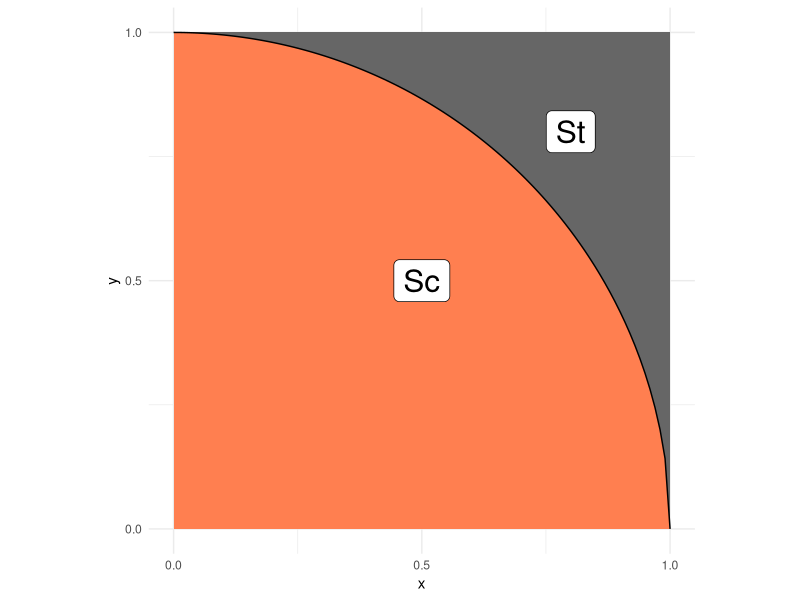
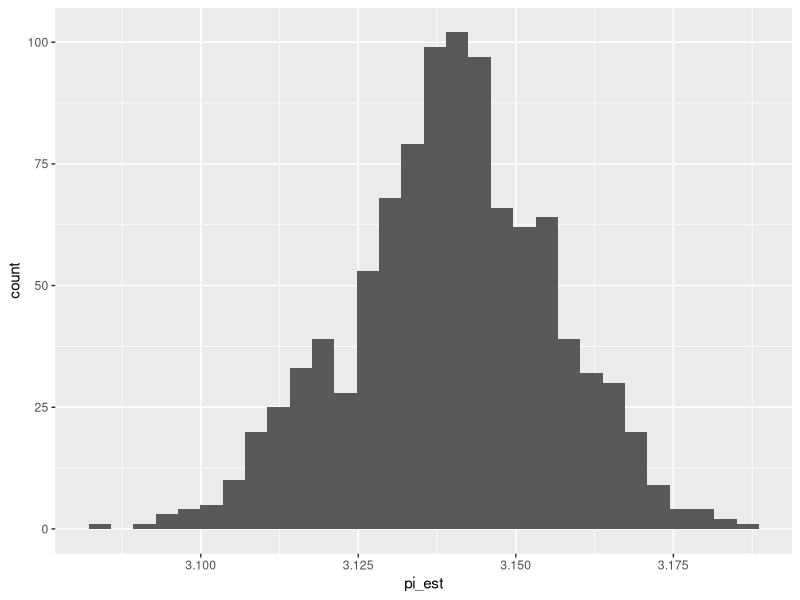

Write the R code that produced these figures, in order.
## ---- chunk 1
library(tidyverse)
library(rsample)
## ---- chunk 2
## NOTE: No need to edit; this visual helps explain the pi estimation scheme
tibble(x = seq(0, 1, length.out = 100)) %>%
  mutate(y = sqrt(1 - x^2)) %>%

  ggplot(aes(x, y)) +
  annotate(
    "rect",
    xmin = 0, ymin = 0, xmax = 1, ymax = 1,
    fill = "grey40",
    size = 1
  ) +
  geom_ribbon(aes(ymin = 0, ymax = y), fill = "coral") +
  geom_line() +
  annotate(
    "label",
    x = 0.5, y = 0.5, label = "Sc",
    size = 8
  ) +
  annotate(
    "label",
    x = 0.8, y = 0.8, label = "St",
    size = 8
  ) +
  scale_x_continuous(breaks = c(0, 1/2, 1)) +
  scale_y_continuous(breaks = c(0, 1/2, 1)) +
  theme_minimal() +
  coord_fixed()
## ---- chunk 3
## TASK: Choose a sample size and generate samples
# set a seed so the same points are drawn every time the report is knit
set.seed(101)
n <- 10000 # Choose a sample size
df_q1 <-
  tibble(
    x = runif(n),
    y = runif(n)
  )
## ---- chunk 4
## NOTE: Do not edit this code
# Correct sample size
assertthat::assert_that(
  dim(df_q1) %>% 
    .[[1]] == n,
  msg = "The sample size should be `n`"
)
# Correct column names
assertthat::assert_that(
  setequal(names(df_q1), c("x", "y")),
  msg = "df_q1 must include the columns `x` and `y`"
)
print("Good")
## ---- chunk 5
## TASK: Finish implementing this function
stat <- function(x, y) {
  # 4 if the point is inside or on the quarter circle and 0 if it is outside
  4 * (x^2 + y^2 <= 1)
}
## ---- chunk 6
## TASK: Finish writing these assert statements

# Check the value for points *inside* the circle
assertthat::assert_that(
  tibble(x = 0.5, y = 0.5) %>% # Pick a point *inside* the circle
    mutate(stat = stat(x, y)) %>%
    pull(stat) %>%
    .[[1]] ==
    4, # Write the correct value of stat() here
  msg = "Incorrect value when a point is inside the circle"
)

# Check the value for points *outside* the circle
assertthat::assert_that(
  tibble(x = 0.9, y = 0.9) %>% # Pick a point *outside* the circle
    mutate(stat = stat(x, y)) %>%
    pull(stat) %>%
    .[[1]] ==
    0, # Write the correct value of stat() here
  msg = "Incorrect value when a point is outside the circle"
)
print("Your assertions passed, but make sure they're checking the right thing!")
## ---- chunk 7
## TASK: Estimate pi using your data from q1
df_q3 <-
  df_q1 %>%
  summarize(pi_est = mean(stat(x, y)))

df_q3
## ---- chunk 8
## NOTE: Do not edit this code
# Correct sample size
assertthat::assert_that(
  dim(df_q3) %>% 
    .[[1]] == 1,
  msg = "This result should have just one row"
)
# Correct column names
assertthat::assert_that(
  setequal(names(df_q3), c("pi_est")),
  msg = "df_q3 must include the column `pi_est`"
)
print("Good")
## ---- chunk 9
## TASK: Finish the code below
# set a seed so the bootstrap resamples are the same every time
set.seed(101)
df_q4 <-
  df_q1 %>%
  bootstraps(., times = 1000) %>%
  mutate(
    pi_est = map_dbl(
      splits,
      function(split_df) {
        analysis(split_df) %>%
          # Estimate pi (pi_est) using the resampled data;
          # this should be *identical* to the
          # code you wrote for q3
          summarize(pi_est = mean(stat(x, y))) %>%
          pull(pi_est)
      }
    )
  )

## NOTE: Do not edit; use this to visualize your results
df_q4 %>% 
  ggplot(aes(pi_est)) +
  geom_histogram()
## ---- chunk 10
## TASK: Compute a bootstrap confidence interval at the 95% level (alpha = 0.05)
alpha <- 0.05

# half of alpha in each tail of the bootstrap distribution
df_q5 <-
  df_q4 %>%
  summarize(
    pi_lo = quantile(pi_est, alpha / 2),
    pi_up = quantile(pi_est, 1 - alpha / 2),
    width = pi_up - pi_lo
  )

df_q5
## ---- chunk 11
# clt interval from the mean and standard error of stat() over all n points
df_q6 <-
  df_q1 %>%
  mutate(stat = stat(x, y)) %>%
  summarize(
    pi_est = mean(stat),
    se = sd(stat) / sqrt(n()),
    pi_lo = pi_est - qnorm(1 - alpha / 2) * se,
    pi_up = pi_est + qnorm(1 - alpha / 2) * se,
    width = pi_up - pi_lo
  )

df_q6
